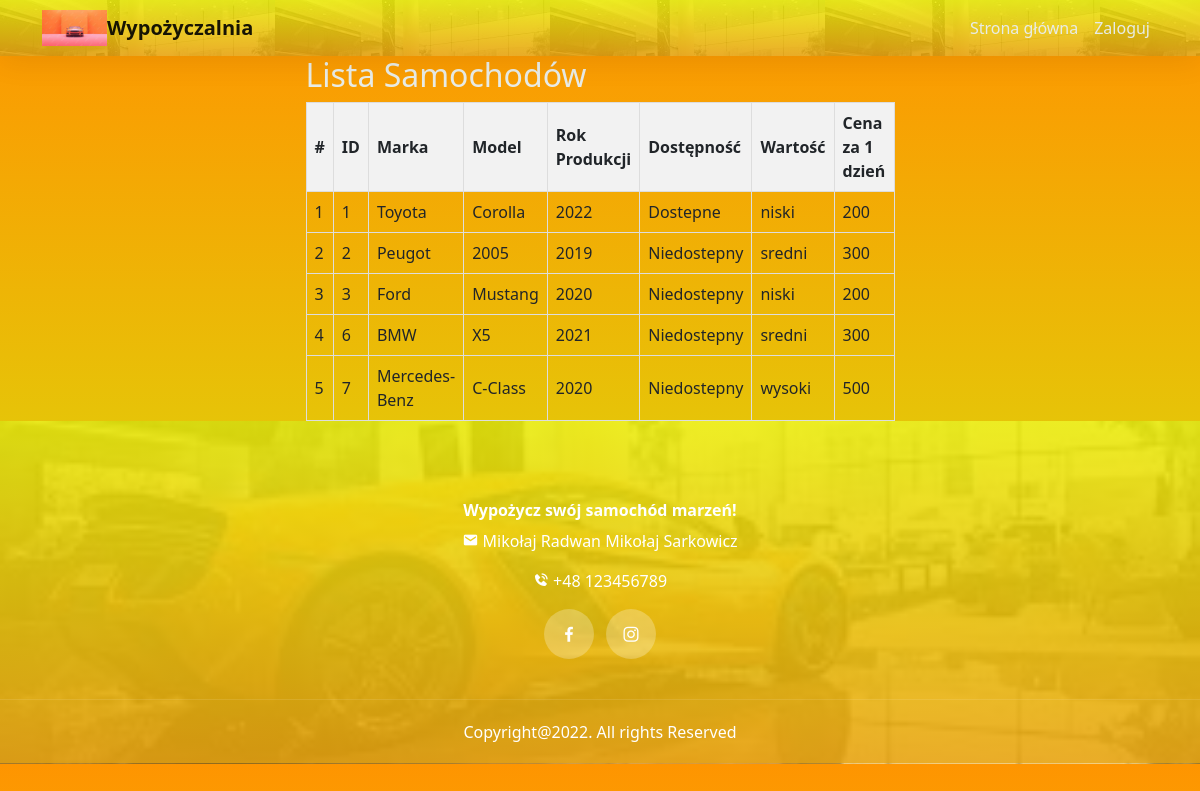
Screenshot of /samochody.php with the database file from the repository.
### tables this page shows
CREATE TABLE `cars` (
  `car_id` int(11) NOT NULL,
  `brand` varchar(255) NOT NULL,
  `model` varchar(255) NOT NULL,
  `year` int(11) NOT NULL,
  `availability` varchar(50) NOT NULL,
  `car_value` varchar(50) NOT NULL,
  `pricefor1day` int(11) NOT NULL
);

### samochody.php (the view, shortened to what this page needs)
<!DOCTYPE html>
<html lang="en">
  <head>
    <link rel="stylesheet" href="css/bootstrap.min.css" />
    <link rel="stylesheet" href="css/owl.carousel.min.css" />
    <link rel="stylesheet" href="css/owl.theme.default.min.css" />
    <link
      href="https://unpkg.com/boxicons@2.1.1/css/boxicons.min.css"
      rel="stylesheet"
    />
    <link rel="stylesheet" href="css/style.css" />
    <link href="https://cdn.jsdelivr.net/npm/bootstrap@5.2.0-beta1/dist/css/bootstrap.min.css" rel="stylesheet">
  </head>
  <body data-bs-spy="scroll" data-bs-target=".navbar" data-bs-offset="70">
    <nav class="navbar navbar-expand-lg navbar-light bg-white sticky-top">
      <div class="container">
        <img style="width:65px" src="imgs/tlo.jpg" a href="index.html">
        <a class="navbar-brand" a href="index.html">Wypożyczalnia</a>
        <div class="collapse navbar-collapse" id="navbarNav">
          <ul class="navbar-nav ms-auto">
          <li class="nav-item">
              <a  style="text-align:center" class="nav-link" href="index.html">Strona główna</a>
            </li>
            <li class="nav-item">
              <a  style="text-align:center" class="nav-link" href="rejestracja.php">Zaloguj</a>
            </li>
        </ul>
        </div>
      </div>
    </nav>
    <div class="container px-4 px-lg-5 content-posts">
      <div class="row gx-4 gx-lg-5 justify-content-center">
        <div class="col-md-10 col-lg-8 col-xl-7">
		<h2>Lista Samochodów</h2>
<?php
require_once('db.php');
$sql = "SELECT * FROM cars";
$result = $conn->query($sql);
if ($result->num_rows > 0) {
  echo "<table>";
  echo "<tr><th>#</th><th>ID</th><th>Marka</th><th>Model</th><th>Rok Produkcji</th><th>Dostępność</th><th>Wartość</th><th>Cena za 1 dzień</th></tr>";
  $rowNumber = 1;
  while ($row = $result->fetch_assoc()) {
      echo "<tr>";
      echo "<td>" . $rowNumber . "</td>";
      echo "<td>" . $row['car_id'] . "</td>";
      echo "<td>" . $row['brand'] . "</td>";
      echo "<td>" . $row['model'] . "</td>";
      echo "<td>" . $row['year'] . "</td>";
      echo "<td>" . $row['availability'] . "</td>";
      echo "<td>" . $row['car_value'] . "</td>";
      echo "<td>" . $row['pricefor1day'] . "</td>";
      echo "</tr>";
      $rowNumber++;
  }
  echo "</table>";
} else {
    echo "Brak rekordów w tabeli.";
}
?>
        </div>
      </div>
    </div>
    <footer>
      <div class="footer-top text-center">
        <div class="container">
          <div class="row justify-content-center">
            <div class="col-lg-6 text-center">
              <h4 class="navbar-brand">Wypożycz swój samochód marzeń!</h4>
                <p><i class="bx bxs-envelope"></i> Mikołaj Radwan Mikołaj Sarkowicz</p>
                <p><i class="bx bxs-phone-call"></i> +48 123456789</p>
              <div class="col-auto social-icons">
                <a href="https://www.facebook.com/profile.php?id=100005153190237"><i class="bx bxl-facebook"></i></a>
                <a href="https://www.instagram.com/radwanmikolaj/"><i class="bx bxl-instagram"></i></a>
              </div>
            </div>
          </div>
        </div>
      </div>
      <div class="footer-bottom text-center">
        <p class="mb-0">Copyright@2022. All rights Reserved</p>
      </div>
    </footer>
  </body>
</html>

### css/style.css (style rules this page uses)
:root { --brand: rgb(211, 233, 14); --dark: #e8ece7; --body: #36de08; --border: rgba(0, 0, 0, 0.08); --shadow: 0px 6px 30px rgba(0, 0, 0, 0.08); }
body { font-family: "Barlow", sans-serif; color: var(--dark); line-height: 1.7; background: linear-gradient( 0deg, rgb(211, 233, 14), rgb(254, 149, 1) ), url(../imgs/1.jpg), #b84e08; }
h1, h2, h3, h4, h5, h6, .display-1, .display-2, .display-3, .display-4 { font-weight: 700; color: var(--dark); }
img { width: 100%; }
a { color: var(--dark); transition: all 0.4s ease; font-weight: 500; }
.navbar { box-shadow: var(--shadow); background: linear-gradient( 0deg, rgba(232, 164, 17, 0.9), rgba(236, 236, 13, 0.9) ), url(../imgs/1.jpg), #ff1100; }
.social-icons a { width: 28px; height: 28px; display: inline-flex; color: #fff; background-color: rgba(255, 255, 255, 0.25); text-decoration: none; align-items: center; justify-content: center; border-radius: 100px; }
.navbar .navbar-nav .nav-link { color: var(--dark); }
.navbar-brand { font-size: 28px; font-weight: 700; }
footer { background: linear-gradient( 0deg, rgba(232, 164, 17, 0.9), rgba(236, 236, 13, 0.9) ), url(../imgs/1.jpg), #9c7012; background-size: cover; background-position: center; background-repeat: no-repeat; }
footer .footer-top { padding-top: 80px; padding-bottom: 40px; }
.footer-bottom { border-top: 1px solid rgba(255, 255, 255, 0.1); padding-bottom: 20px; padding-top: 20px; }
footer .navbar-brand { color: #fff; }
footer p { color: #fff; }
footer .social-icons a { width: 50px; height: 50px; font-size: 20px; margin-left: 4px; margin-right: 4px; }

### samochody.php (style rules this page uses)
table { border-collapse: collapse; width: 100%; }
th, td { border: 1px solid #dddddd; text-align: left; padding: 8px; }
th { background-color: #f2f2f2; }

### rows the page displays
cars: car_id "1", brand "Toyota", model "Corolla", year "2022", availability "Dostepne", car_value "niski", pricefor1day "200"
cars: car_id "2", brand "Peugot", model "2005", year "2019", availability "Niedostepny", car_value "sredni", pricefor1day "300"
cars: car_id "3", brand "Ford", model "Mustang", year "2020", availability "Niedostepny", car_value "niski", pricefor1day "200"
cars: car_id "6", brand "BMW", model "X5", year "2021", availability "Niedostepny", car_value "sredni", pricefor1day "300"
cars: car_id "7", brand "Mercedes-Benz", model "C-Class", year "2020", availability "Niedostepny", car_value "wysoki", pricefor1day "500"
